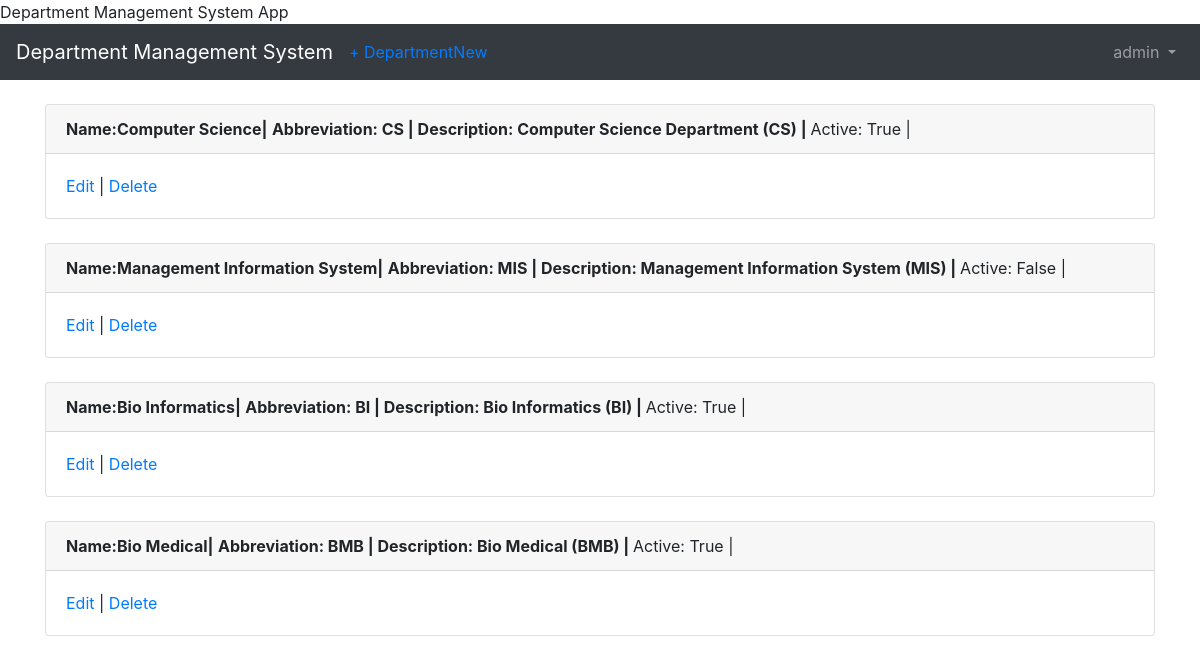
The app's page /department/ (signed in) with its own data.
### api/models.py (models this page shows, shortened)
class Department(models.Model):
    id = models.AutoField(primary_key=True)
    abbreviation = models.CharField(max_length=10)
    name = models.CharField(max_length=30)
    description = models.TextField(max_length=100)
    active = models.BooleanField(default=True)
    added_by = models.ForeignKey(settings.AUTH_USER_MODEL,
        on_delete=models.CASCADE, blank=True, null=False,
                                 related_name='departments_added')
    modified_by = models.ForeignKey(settings.AUTH_USER_MODEL,
        on_delete=models.CASCADE, blank=True, null=False,
                                    related_name='departments_modified')
    deleted_by = models.ForeignKey(settings.AUTH_USER_MODEL,
        on_delete=models.CASCADE, blank=True, null=True,
                                   related_name='departments_deleted')
    added_by_date = models.DateField(default=date.today)
    modified_by_date = models.DateField(default=date.today)
    deleted_by_date = models.DateField(blank=True, null=True)

### api/views.py (the view)
# urls.py: path('', DepartmentListView.as_view(), name='department_list'),
class DepartmentListView(LoginRequiredMixin, ListView):
    model = Department
    template_name = 'department_list.html'

### templates/department_list.html (shortened to what this page needs)
<!DOCTYPE html>
{% extends 'base.html' %}
{% block content %}
  {% for department in object_list %}
    <div class="card">
      <div class="card-header">
        <span class="font-weight-bold">Name:{{ department.name }}|</span>
        <span class="font-weight-bold">Abbreviation: {{ department.abbreviation}} | </span>
        <span class="font-weight-bold">Description: {{ department.description }} | </span>
        <span class="font-muted">Active: {{ department.active }} | </span>
      </div>
      <div class="card-body">
        <a href="{% url 'department_edit' department.pk %}">Edit</a> |
        <a href="{% url 'department_delete' department.pk %}">Delete</a>
      </div>
    </div>
    <br />
  {% endfor %}
{% endblock content %}

### templates/base.html (shortened to what this page needs)
<!doctype html>
<html lang="en">
  <head>
    <link rel="stylesheet" href="https://stackpath.bootstrapcdn.com/bootstrap/4.1.3/css/bootstrap.min.css">
    <name>{% block name %}Department Management System App{% endblock name %}</name>
  </head>
  <body>
    <nav class="navbar navbar-expand-md navbar-dark bg-dark mb-4">
      <a class="navbar-brand" href="{% url 'home' %}">Department Management System</a>
     {% if user.is_authenticated %}
        <ul class="navbar-nav mr-auto">
          <li class="nav-item"><a href="{% url 'department_new' %}">+ DepartmentNew</a></li>
        </ul>
      {% endif %}
      <div class="collapse navbar-collapse" id="navbarCollapse">
        {% if user.is_authenticated %}
          <ul class="navbar-nav ml-auto">
            <li class="nav-item">
              <a class="nav-link dropdown-toggle" href="#" id="userMenu"\
              data-toggle="dropdown" aria-haspopup="true" aria-expanded\
              ="false">
                {{ user.username }}
              </a>
            </li>
          </ul>
        {% else %}
          <form class="form-inline ml-auto">
            <a href="{% url 'login' %}" class="btn btn-outline-secondary">
            Log In</a>
          </form>
        {% endif %}
      </div>
    </nav>
    <div class="container">
      {% block content %}
      {% endblock content %}
    </div>
  </body>
</html>

### records on screen
Department: name "Computer Science", abbreviation "CS", description "Computer Science Department (CS)", active "True"
Department: name "Management Information System", abbreviation "MIS", description "Management Information System (MIS)", active "False"
Department: name "Bio Informatics", abbreviation "BI", description "Bio Informatics (BI)", active "True"
Department: name "Bio Medical", abbreviation "BMB", description "Bio Medical (BMB)", active "True"

### other values on screen
{{ user.username }} "admin"
